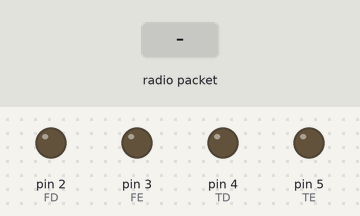
Bench run of a sketch on a simulated Arduino Uno, built with avr-gcc and run on an emulated ATmega328P. On the bench: output pins drawn as LEDs (lit = HIGH). The inputs (shaded band) are chosen by the test bench. No radio packets arrive unless stated.

Above: at 1.2 s.
1.3 s: radio packet "F" arrives
At 2.1 s:
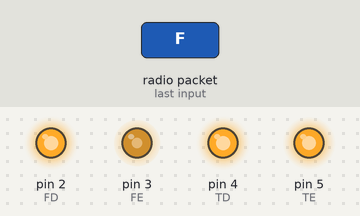
2.8 s: radio packet "B" arrives
At 3.2 s:
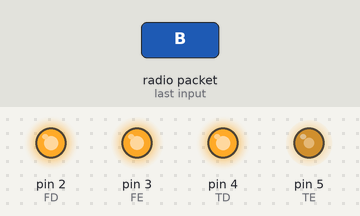
4.3 s: radio packet "L" arrives
At 5.5 s:
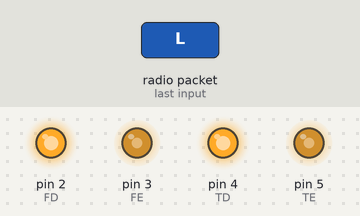
5.8 s: radio packet "R" arrives
At 6.7 s:
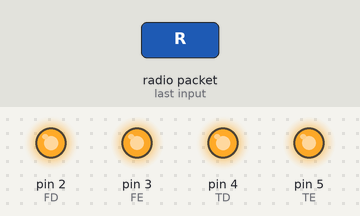
7.3 s: radio packet "A" arrives
At 7.8 s:
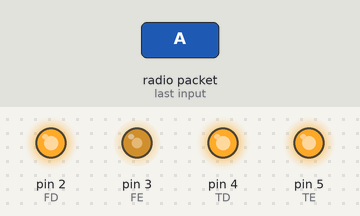
8.8 s: radio packet "H" arrives
At 10.2 s:
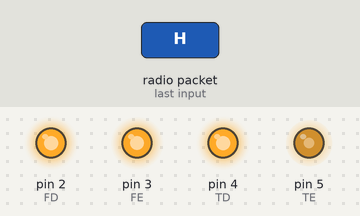
Timing chart, 0 to 11.3 s (numbered marks = the images above; inputs shaded):
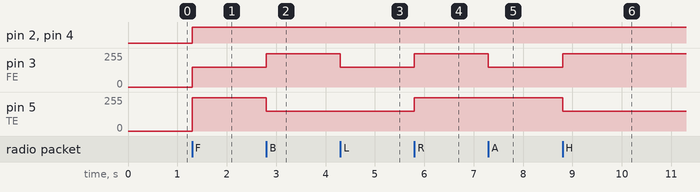

The sketch:

drone_receptor.ino
```cpp
#include <VirtualWire.h>

int FD = 2;
int FE = 3;
int TD = 4;
int TE = 5;

char letra = "S";

void setup(){

Serial.begin(9600);
vw_set_ptt_inverted(true);
vw_setup(2000);
vw_set_rx_pin(6);
vw_rx_start();

pinMode(FD, OUTPUT);
pinMode(FE, OUTPUT);
pinMode(TD, OUTPUT);
pinMode(TE, OUTPUT);

}

void loop(){

uint8_t buf[VW_MAX_MESSAGE_LEN];
uint8_t buflen = VW_MAX_MESSAGE_LEN;

if(vw_get_message(buf, &buflen))
  {
    letra = buf[0];
   if(letra=='F'){
    analogWrite(FD, 150);
    analogWrite(FE, 150);
    analogWrite(TD, 250);
    analogWrite(TE, 250);
   }
else if(letra=='B'){
  analogWrite(FD, 250);
  analogWrite(FE, 250);
  analogWrite(TD, 150);
  analogWrite(TE, 150);
}
else if(letra=='L'){
  analogWrite(FD, 250);
  analogWrite(FE, 150);
  analogWrite(TD, 250);
  analogWrite(TE, 150);
}
else if(letra=='R'){
  analogWrite(FD, 150);
  analogWrite(FE, 250);
  analogWrite(TD, 150);
  analogWrite(TE, 250);
}
else if(letra=='U'){
  analogWrite(FD, 255);
  analogWrite(FE, 255);
  analogWrite(TD, 255);
  analogWrite(TE, 255);
}
else if(letra=='D'){
  analogWrite(FD, 155);
  analogWrite(FE, 155);
  analogWrite(TD, 155);
  analogWrite(TE, 155);
}
else if(letra=='A'){
  analogWrite(FD, 250);
  analogWrite(FE, 150);
  analogWrite(TD, 150);
  analogWrite(TE, 250);
}
else if(letra=='H'){
  analogWrite(FD, 150);
  analogWrite(FE, 250);
  analogWrite(TD, 250);
  analogWrite(TE, 150);
}
else if(letra=='S'){
  analogWrite(FD, 200);
  analogWrite(FE, 200);
  analogWrite(TD, 200);
  analogWrite(TE, 200);
}
 }
  }
```

Measured:
- after the input at 1.3 s, pin 2 (FD), pin 4 (TD): LOW → HIGH at once; pin 3 (FE): 0/255 → 150/255 at once; pin 5 (TE): 0/255 → 250/255 at once
- after the input at 2.8 s, pin 3 (FE): 150/255 → 250/255 at once; pin 5 (TE): 250/255 → 150/255 at once
- after the input at 4.3 s, pin 3 (FE): 250/255 → 150/255 at once
- after the input at 5.8 s, pin 3 (FE), pin 5 (TE): 150/255 → 250/255 at once
- after the input at 7.3 s, pin 3 (FE): 250/255 → 150/255 at once
- after the input at 8.8 s, pin 3 (FE): 150/255 → 250/255 at once; pin 5 (TE): 250/255 → 150/255 at once
